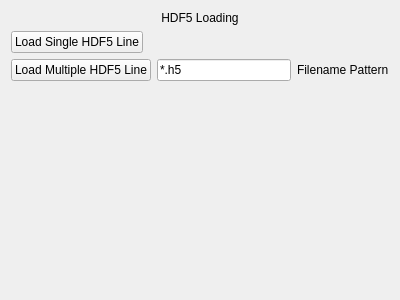
<?xml version="1.0" encoding="UTF-8"?>
<ui version="4.0">
 <class>HDF5LineLoader_Widget</class>
 <widget class="QWidget" name="HDF5LineLoader_Widget">
  <property name="geometry">
   <rect>
    <x>0</x>
    <y>0</y>
    <width>400</width>
    <height>300</height>
   </rect>
  </property>
  <property name="windowTitle">
   <string>Form</string>
  </property>
  <layout class="QVBoxLayout" name="verticalLayout">
   <item>
    <widget class="QLabel" name="label_5">
     <property name="text">
      <string>HDF5 Loading</string>
     </property>
     <property name="alignment">
      <set>Qt::AlignmentFlag::AlignCenter</set>
     </property>
    </widget>
   </item>
   <item>
    <layout class="QHBoxLayout" name="horizontalLayout_5">
     <item>
      <widget class="QPushButton" name="load_single_hdf5_line">
       <property name="text">
        <string>Load Single HDF5 Line</string>
       </property>
      </widget>
     </item>
     <item>
      <spacer name="horizontalSpacer">
       <property name="orientation">
        <enum>Qt::Orientation::Horizontal</enum>
       </property>
       <property name="sizeHint" stdset="0">
        <size>
         <width>40</width>
         <height>20</height>
        </size>
       </property>
      </spacer>
     </item>
    </layout>
   </item>
   <item>
    <layout class="QHBoxLayout" name="horizontalLayout_4">
     <item>
      <widget class="QPushButton" name="load_multi_hdf5_line">
       <property name="text">
        <string>Load Multiple HDF5 Line</string>
       </property>
      </widget>
     </item>
     <item>
      <widget class="QLineEdit" name="multi_filename_pattern">
       <property name="text">
        <string>*.h5</string>
       </property>
      </widget>
     </item>
     <item>
      <widget class="QLabel" name="label_2">
       <property name="text">
        <string>Filename Pattern</string>
       </property>
      </widget>
     </item>
    </layout>
   </item>
   <item>
    <spacer name="verticalSpacer_2">
     <property name="orientation">
      <enum>Qt::Orientation::Vertical</enum>
     </property>
     <property name="sizeHint" stdset="0">
      <size>
       <width>20</width>
       <height>40</height>
      </size>
     </property>
    </spacer>
   </item>
  </layout>
 </widget>
 <resources/>
 <connections/>
</ui>
